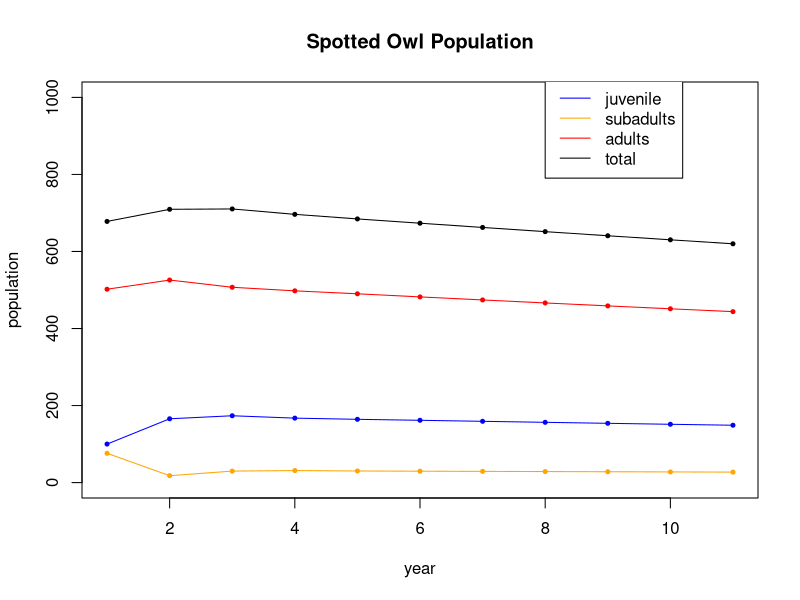
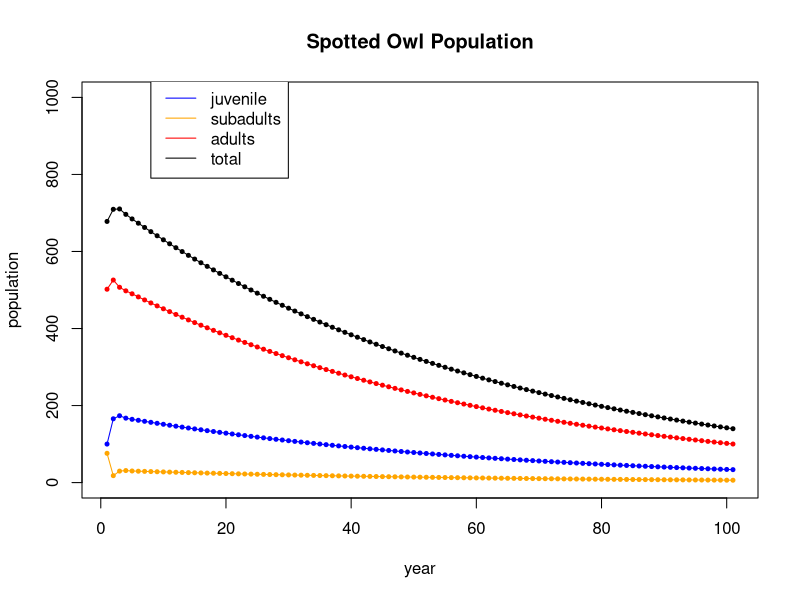
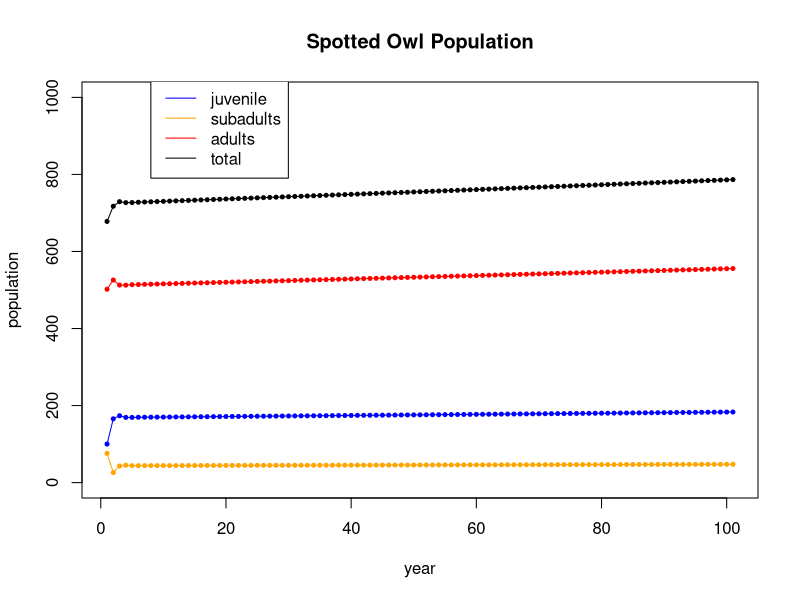
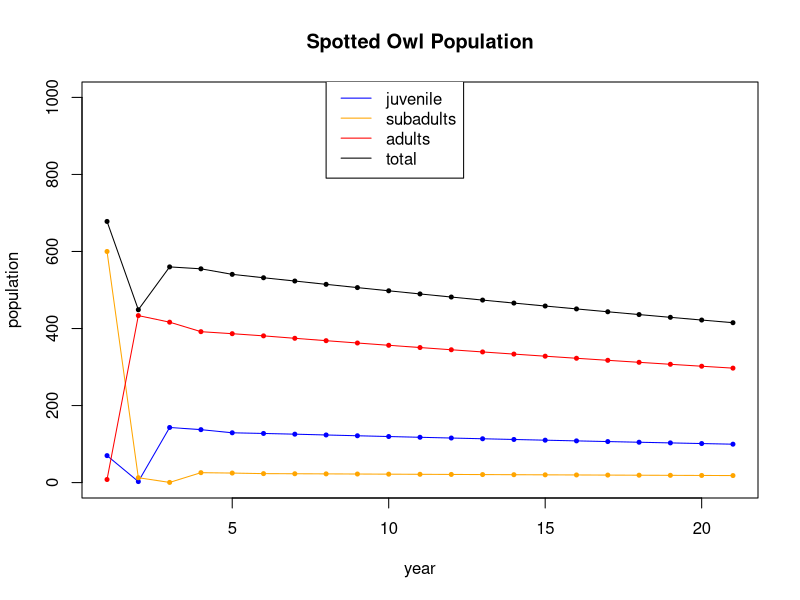

These charts were generated, in order, by the following R code:
## ---- chunk 1
(A =  cbind(c(-14,-20,-23),c(13,19,19),c(-2,-2,1)))
## ---- chunk 2
eigen(A)
## ---- chunk 3
vals = eigen(A)$values
vecs = eigen(A)$vectors
## ---- chunk 4
lambda1 = vals[1]
v1 = vecs[,1]
A %*% v1
lambda1 * v1
## ---- chunk 5
v1 = v1/sum(v1)
v1
## ---- chunk 6
(A = cbind(c(-5,-6,-7),c(6,7,8),c(-2,-2,-2)))
vals = eigen(A)$values
vals
vecs = eigen(A)$vectors
vecs
solve(vecs) %*% A %*% vecs
## ---- chunk 7
zapsmall(solve(vecs) %*% A %*% vecs)
## ---- chunk 8
B = cbind(c(3,-1,2),c(-1,3,2),c(2,2,0))
eigen(B)
vals = eigen(B)$values
vecs = eigen(B)$vectors
zapsmall(solve(vecs) %*% B %*% vecs)
## ---- chunk 9
C = cbind(c(3,-1,1),c(2,2,1),c(1,1,2))
eigen(C)
## ---- chunk 10
StP = c(.85,.09,.06)
Roch = c(.30,.60,.10)
Dul = c(.35,.05,.60) 
M = cbind(StP,Roch,Dul)
rownames(M) <- c("StP","Roch","Dul")
M
## ---- chunk 11
v = c(20,20,20)
for (i in 1: 100) { v = M %*% v }
v
## ---- chunk 12
eigen(M)
## ---- chunk 13
v = Re(eigen(M)$vectors[,1])
(v = v /sum(v))
60*v
## ---- chunk 14
A = cbind(c(0,0.18,0),c(0,0,.71),c(0.33,0,0.94)) # the population dynamics matrix
x0 = c(100,76,502) # the inital value
N = 10  # iterate N=10 times
X = matrix(0,nrow=nrow(A),ncol=N+1) # initialize an all 0 matrix to store values in
X[,1] = x0 # the first column is the initial population
for (i in 2:(N+1)) {  # loopn from 2 to N+1
  X[,i] = A %*% X[,i-1] # Apply A to column i-1 and put the value in column i
}
X # display the table
## ---- chunk 15
tot = X[1,] + X[2,] + X[3,]
t = seq(1,N+1)
plot(t,X[1,],type='l',col='blue',ylim=c(0,1000),ylab="population",xlab="year",main="Spotted Owl Population")
points(t,X[1,],col='blue',pch=20,cex=.8)
lines(t,X[2,],col='orange')
points(t,X[2,],col='orange',pch=20,cex=.8)
lines(t,X[3,],col='red')
points(t,X[3,],col='red',pch=20,cex=.8)
points(t,tot,col='black',pch=20,cex=.8)
lines(t,tot,col='black')
legend(8, 1050, legend=c("juvenile", "subadults", "adults","total"), col=c('blue','orange','red','black'), lty=1)
## ---- chunk 16
A = cbind(c(0,0.18,0),c(0,0,.71),c(0.33,0,0.94)) # the population dynamics matrix
x0 = c(100,76,502) # the inital value
N = 100  # iterate N=10 times
X = matrix(0,nrow=nrow(A),ncol=N+1) # initialize an all 0 matrix to store values in
X[,1] = x0 # the first column is the initial population
for (i in 2:(N+1)) {  # loopn from 2 to N+1
  X[,i] = A %*% X[,i-1] # Apply A to column i-1 and put the value in column i
}
tot = X[1,] + X[2,] + X[3,]
t = seq(1,N+1)
plot(t,X[1,],type='l',col='blue',ylim=c(0,1000),ylab="population",xlab="year",main="Spotted Owl Population")
points(t,X[1,],col='blue',pch=20,cex=.8)
lines(t,X[2,],col='orange')
points(t,X[2,],col='orange',pch=20,cex=.8)
lines(t,X[3,],col='red')
points(t,X[3,],col='red',pch=20,cex=.8)
points(t,tot,col='black',pch=20,cex=.8)
lines(t,tot,col='black')
legend(8, 1050, legend=c("juvenile", "subadults", "adults","total"), col=c('blue','orange','red','black'), lty=1)
## ---- chunk 17
eigen(A)
## ---- chunk 18
v1 = eigen(A)$vectors[,1] # get the first eigenvector
v1 = Re(v1) # drop the imaginary part
v1/sum(v1)  # scale it to sum to 1
## ---- chunk 19
A = cbind(c(0,0.26,0),c(0,0,.71),c(0.33,0,0.94))
eigen(A)
## ---- chunk 20
A = cbind(c(0,0.26,0),c(0,0,.71),c(0.33,0,0.94)) # the population dynamics matrix
x0 = c(100,76,502) # the inital value
N = 100  # iterate N=10 times
X = matrix(0,nrow=nrow(A),ncol=N+1) # initialize an all 0 matrix to store values in
X[,1] = x0 # the first column is the initial population
for (i in 2:(N+1)) {  # loopn from 2 to N+1
  X[,i] = A %*% X[,i-1] # Apply A to column i-1 and put the value in column i
}
tot = X[1,] + X[2,] + X[3,]
t = seq(1,N+1)
plot(t,X[1,],type='l',col='blue',ylim=c(0,1000),ylab="population",xlab="year",main="Spotted Owl Population")
points(t,X[1,],col='blue',pch=20,cex=.8)
lines(t,X[2,],col='orange')
points(t,X[2,],col='orange',pch=20,cex=.8)
lines(t,X[3,],col='red')
points(t,X[3,],col='red',pch=20,cex=.8)
points(t,tot,col='black',pch=20,cex=.8)
lines(t,tot,col='black')
legend(8, 1050, legend=c("juvenile", "subadults", "adults","total"), col=c('blue','orange','red','black'), lty=1)
## ---- chunk 21
A = cbind(c(0,0.18,0),c(0,0,.71),c(0.33,0,0.94)) # the population dynamics matrix
x0 = c(70,600,8) # the inital value
N = 20  # iterate N=100 times
X = matrix(0,nrow=nrow(A),ncol=N+1) # initialize an all 0 matrix to store values in
X[,1] = x0 # the first column is the initial population
for (i in 2:(N+1)) {  # loopn from 2 to N+1
  X[,i] = A %*% X[,i-1] # Apply A to column i-1 and put the value in column i
}
tot = X[1,] + X[2,] + X[3,]
## ---- chunk 22
t = seq(1,N+1)
plot(t,X[1,],type='l',col='blue',ylim=c(0,1000),ylab="population",xlab="year",main="Spotted Owl Population")
points(t,X[1,],col='blue',pch=20,cex=.8)
lines(t,X[2,],col='orange')
points(t,X[2,],col='orange',pch=20,cex=.8)
lines(t,X[3,],col='red')
points(t,X[3,],col='red',pch=20,cex=.8)
points(t,tot,col='black',pch=20,cex=.8)
lines(t,tot,col='black')
legend(8, 1050, legend=c("juvenile", "subadults", "adults","total"), col=c('blue','orange','red','black'), lty=1)
